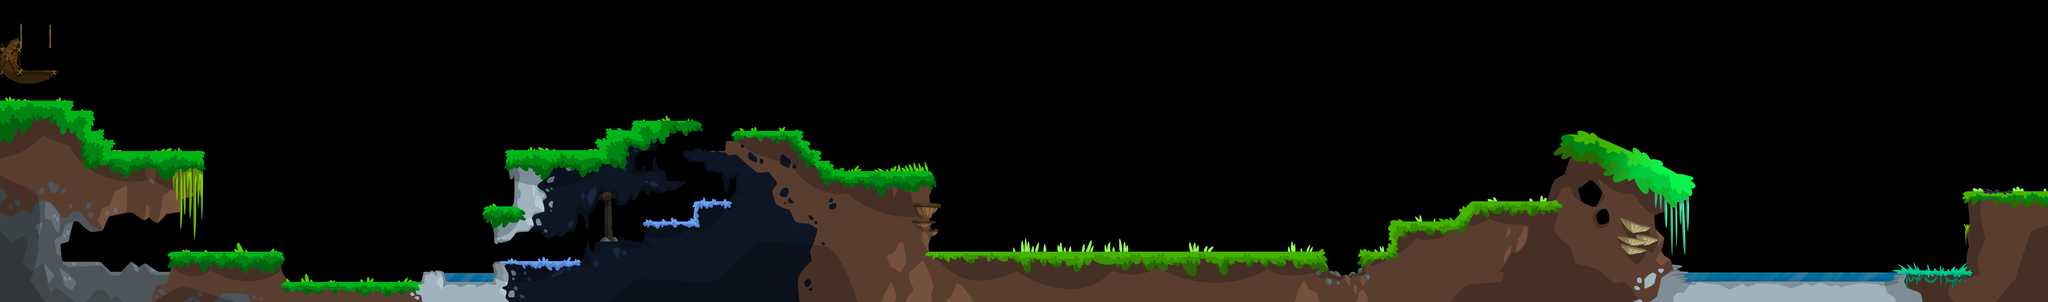

Below is a game level as drawn by its tile map, then a one-line description and the .tmx that defines it (tile-layer data replaced by summaries):
An orthogonal 203x30 tile map with 32x32 px tiles, 2 tile layers (devant, solides), 4 hidden layers not drawn and 1 object (Player).

<map version="1.4" tiledversion="1.4.2" orientation="orthogonal" renderorder="right-down" width="203" height="30" tilewidth="32" tileheight="32" infinite="0" nextlayerid="21" nextobjectid="10">
 <editorsettings>
  <export target="Level.json" format="json" />
 </editorsettings>
 <tileset firstgid="1" name="levelSets" tilewidth="32" tileheight="32" tilecount="29029" columns="203">
  <image source="Tuiles/levelSets.png" width="6496" height="4576" />
  <tile id="0">
   <properties>
    <property name="collides" type="bool" value="true" />
   </properties>
  </tile>
  <tile id="2030">
   <properties>
    <property name="collides" type="bool" value="false" />
   </properties>
  </tile>
 </tileset>
 <layer id="15" name="derriere" width="203" height="30" visible="0">
  <data>[6090 cells, 6090 non-empty, 6090 distinct tile ids]</data>
 </layer>
 <layer id="14" name="fond" width="203" height="30" visible="0">
  <data>[6090 cells, 5376 non-empty, 5376 distinct tile ids]</data>
 </layer>
 <layer id="13" name="assets" width="203" height="30" visible="0">
  <data>[6090 cells, 5656 non-empty, 5656 distinct tile ids]</data>
 </layer>
 <objectgroup id="20" name="point" visible="0">
  <object id="9" name="Player" x="96" y="192">
   <point />
  </object>
 </objectgroup>
 <layer id="12" name="arbres" width="203" height="30" visible="0">
  <data>[6090 cells, 5430 non-empty, 5430 distinct tile ids]</data>
 </layer>
 <layer id="11" name="devant" width="203" height="30">
  <data>[6090 cells, 5887 non-empty, 5887 distinct tile ids]</data>
 </layer>
 <layer id="16" name="solides" width="203" height="30">
  <data>[6090 cells, 504 non-empty, 1 distinct tile ids]</data>
 </layer>
</map>